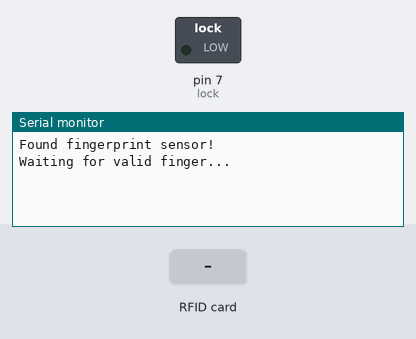
A sketch run on a simulated Arduino Uno, built with avr-gcc and run on an emulated ATmega328P. Parts: switched loads named in the sketch (green lamp = pin HIGH), the last lines printed to the serial monitor. The test bench sets the inputs (shaded band). Pins used as bus, display or sensor lines are not drawn.

Above: at 2.2 s.
2.3 s: RFID card E1 99 31 2D held to the reader
At 3.5 s:
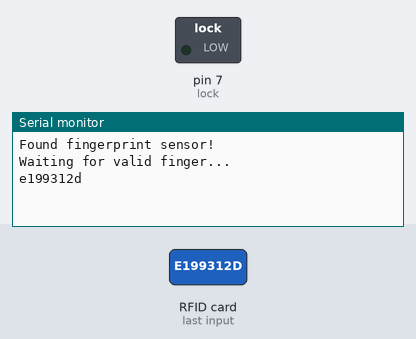
3.8 s: RFID card FB EC B6 73 held to the reader
At 5.0 s:
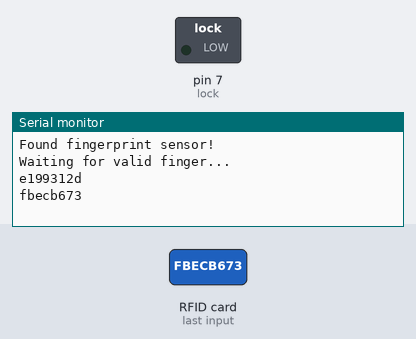
5.3 s: RFID card 83 2B 6A 1A held to the reader
At 6.5 s:
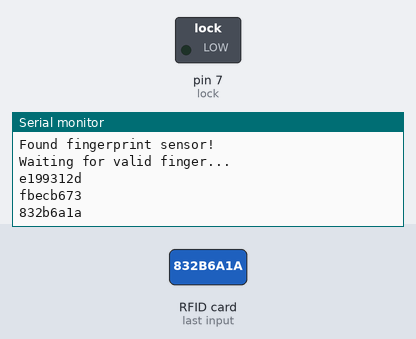

Measured:
- after the input at 2.3 s, the serial monitor: prints a new line at once (image 1)
- after the input at 3.8 s, the serial monitor: prints a new line at once (image 2)
- after the input at 5.3 s, the serial monitor: prints a new line at once (image 3)

The sketch:

rfid_voting.ino
```cpp
#include <Adafruit_Fingerprint.h>
#include <SoftwareSerial.h>
#include <SPI.h>
#include <MFRC522.h>


int getFingerprintIDez();


SoftwareSerial mySerial(2, 3);


Adafruit_Fingerprint finger = Adafruit_Fingerprint(&mySerial);


//83 2B 6A 1A
//19 CD AA B2
//09 52 9E 96
#define RST_PIN         9           // Configurable, see typical pin layout above
#define SS_PIN          10          // Configurable, see typical pin layout above

MFRC522 mfrc522(SS_PIN, RST_PIN);   // Create MFRC522 instance.

String read_rfid;                   // Add how many you need and don't forget to include the UID.
String ok_rfid_1="e199312d";        // This is for my main RFID Card. aka. The one I will be using to turn on my PC. Can also be used to shut it down if you want to.
String ok_rfid_2="fbecb673";        // This is for the RFID Keyfob. aka. Shutdown Keyfob. Not advisable tho. Just shutdown your PC normally.
int lock = 7;                       // For the Card.
int lock2 = 7;                      // For the Keyfob.
int count;
int value=0;/*
 * Initialize.
 */
void setup() {
    Serial.begin(9600);         // Initialize serial communications with the PC
    while (!Serial);            // Do nothing if no serial port is opened (added for Arduinos based on ATMEGA32U4)
    SPI.begin();                // Init SPI bus
    mfrc522.PCD_Init();         // Init MFRC522 card

    //Choose which lock below:
    pinMode(lock, OUTPUT);
    pinMode(lock2, OUTPUT);
     // set the data rate for the sensor serial port
  finger.begin(57600);

  if (finger.verifyPassword()) {
    Serial.println("Found fingerprint sensor!");
  } else {
    Serial.println("Did not find fingerprint sensor :(");


    while (1);
  }
  Serial.println("Waiting for valid finger...");
}
/*
 * Helper routine to dump a byte array as hex values to Serial.
 */
void dump_byte_array(byte *buffer, byte bufferSize) {
    read_rfid="";
    for (byte i = 0; i < bufferSize; i++) {
        read_rfid=read_rfid + String(buffer[i], HEX);
    }
}


void loop() {

      // Look for new cards
    if ( ! mfrc522.PICC_IsNewCardPresent())
        return;

    // Select one of the cards
    if ( ! mfrc522.PICC_ReadCardSerial())
        return;

    dump_byte_array(mfrc522.uid.uidByte, mfrc522.uid.size);
    Serial.println(read_rfid);

    if(read_rfid == "83 2B 6A 1A"){
        getFingerprintIDez();
    }
    //Add below as many "keys" as you want
    //if (read_rfid==ok_rfid_2) {
      //also ok, open the door
    //  open_lock();
    //}
    // else not needed. Anything else is not ok, and will not open the door...
}


//fingerprint_test ON here


uint8_t getFingerprintID() {
  uint8_t p = finger.getImage();
  switch (p) {
    case FINGERPRINT_OK:
      Serial.println("Image taken");
      break;
    case FINGERPRINT_NOFINGER:
      Serial.println("No finger detected");
      return p;
    case FINGERPRINT_PACKETRECIEVEERR:
      Serial.println("Communication error");
      return p;
    case FINGERPRINT_IMAGEFAIL:
      Serial.println("Imaging error");
      return p;
    default:
      Serial.println("Unknown error");
      return p;
  }

  // OK success!

  p = finger.image2Tz();
  switch (p) {
    case FINGERPRINT_OK:
      Serial.println("Image converted");
      break;
    case FINGERPRINT_IMAGEMESS:
      Serial.println("Image too messy");
      return p;
    case FINGERPRINT_PACKETRECIEVEERR:
      Serial.println("Communication error");
      return p;
    case FINGERPRINT_FEATUREFAIL:
      Serial.println("Could not find fingerprint features");
      return p;
    case FINGERPRINT_INVALIDIMAGE:
      Serial.println("Could not find fingerprint features");
      return p;
    default:
      Serial.println("Unknown error");
      return p;
  }

  // OK converted!
  p = finger.fingerFastSearch();
  if (p == FINGERPRINT_OK) {
    Serial.println("Found a print match!");
  } else if (p == FINGERPRINT_PACKETRECIEVEERR) {
    Serial.println("Communication error");
    return p;
  } else if (p == FINGERPRINT_NOTFOUND) {
    Serial.println("Did not find a match");
    return p;
  } else {
    Serial.println("Unknown error");
    return p;
  }

  // found a match!
  Serial.print("Found ID #"); Serial.print(finger.fingerID);
  Serial.print(" with confidence of "); Serial.println(finger.confidence);
}

// returns -1 if failed, otherwise returns ID #
int getFingerprintIDez() {
  uint8_t p = finger.getImage();
  if (p != FINGERPRINT_OK)  return -1;

  p = finger.image2Tz();
  if (p != FINGERPRINT_OK)  return -1;

  p = finger.fingerFastSearch();
  if (p != FINGERPRINT_OK)  return -1;

  // found a match!
  Serial.print("Found ID #"); Serial.print(finger.fingerID);
  Serial.print(" with confidence of "); Serial.println(finger.confidence);
  if (finger.fingerID == 1){

       return finger.fingerID;
int value=1;
check();
  }

  else if (finger.fingerID == 20){

       digitalWrite(5,LOW);
       return finger.fingerID;
  }
}
void check(){
  if(value == 1){
    Serial.println("Hi praveen    pls vote");
  }
}
```
